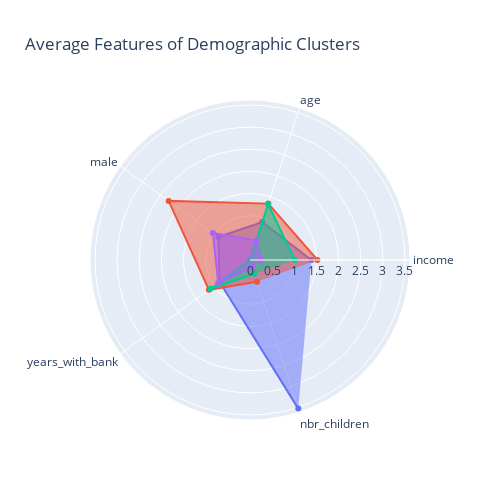

Notebook code for this chart:
### Code cell
categories = ['income', 'age', 'male', 'years_with_bank', 'nbr_children']

fig = go.Figure()

for label in range(kmeans_clusters):
    fig.add_trace(go.Scatterpolar(
        r=[cust_num[km4_labels == label][cat].mean()/cust_num[cat].mean() for cat in categories],
        theta=categories,
        fill='toself',
        name=f'cluster{label}',
    ))

fig.update_layout(
    polar=dict(
        radialaxis=dict(
              visible=True
        )),
    title='Average Features of Demographic Clusters',
    showlegend=False,
    width=500,
    height=500
)

fig.show()

### Figure 1 — Plotly figure (JSON) as saved in the notebook; plotly's stock layout.template omitted (floating-point values rounded to 4 significant figures)
{"data": [{"fill": "toself", "name": "cluster0", "r": [1.386, 0.8998, 0.8822, 0.8476, 3.528], "theta": ["income", "age", "male", "years_with_bank", "nbr_children"], "type": "scatterpolar"}, {"fill": "toself", "name": "cluster1", "r": [1.523, 1.339, 2.271, 1.147, 0.5145], "theta": ["income", "age", "male", "years_with_bank", "nbr_children"], "type": "scatterpolar"}, {"fill": "toself", "name": "cluster2", "r": [1.013, 1.323, 0, 1.103, 0.3264], "theta": ["income", "age", "male", "years_with_bank", "nbr_children"], "type": "scatterpolar"}, {"fill": "toself", "name": "cluster3", "r": [0.2509, 0.4612, 1.036, 0.887, 0.1698], "theta": ["income", "age", "male", "years_with_bank", "nbr_children"], "type": "scatterpolar"}], "layout": {"height": 500, "polar": {"angularaxis": {"type": "category"}, "radialaxis": {"autorange": true, "range": [0, 3.613], "type": "linear", "visible": true}}, "showlegend": false, "title": {"text": "Average Features of Demographic Clusters"}, "width": 500}}
